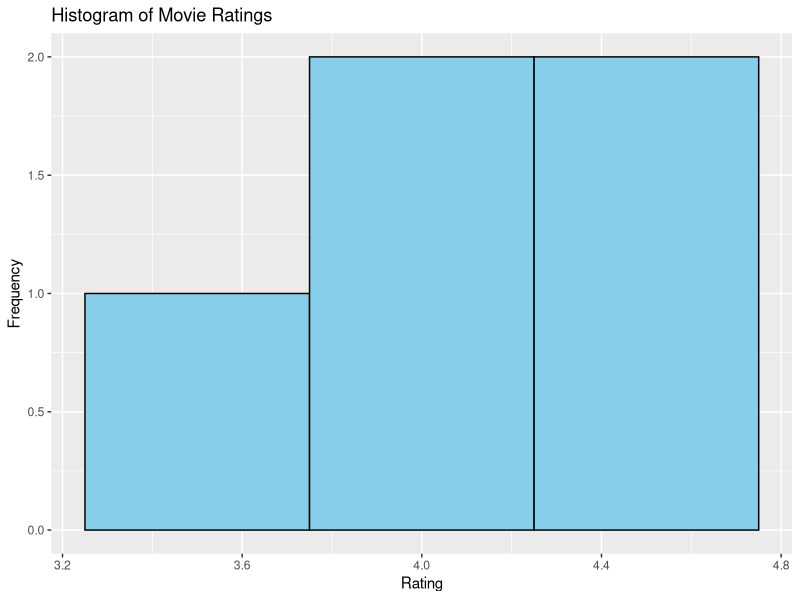
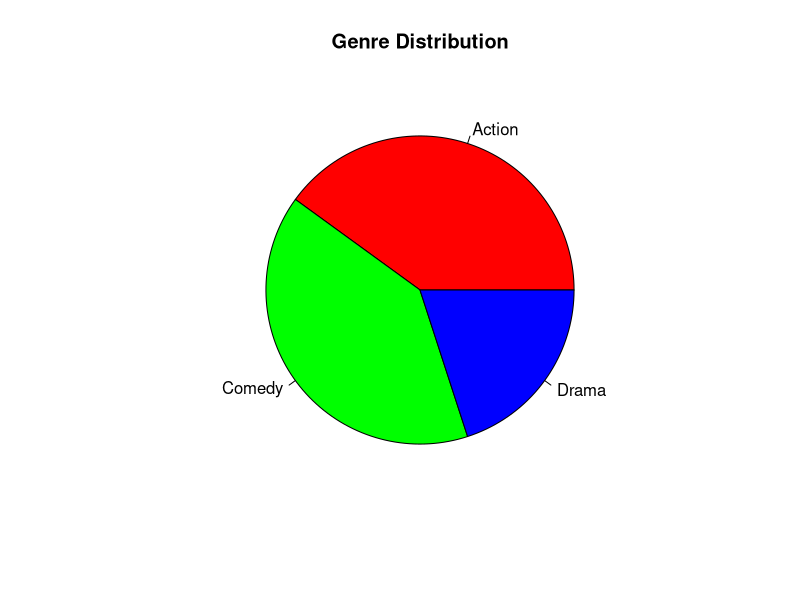
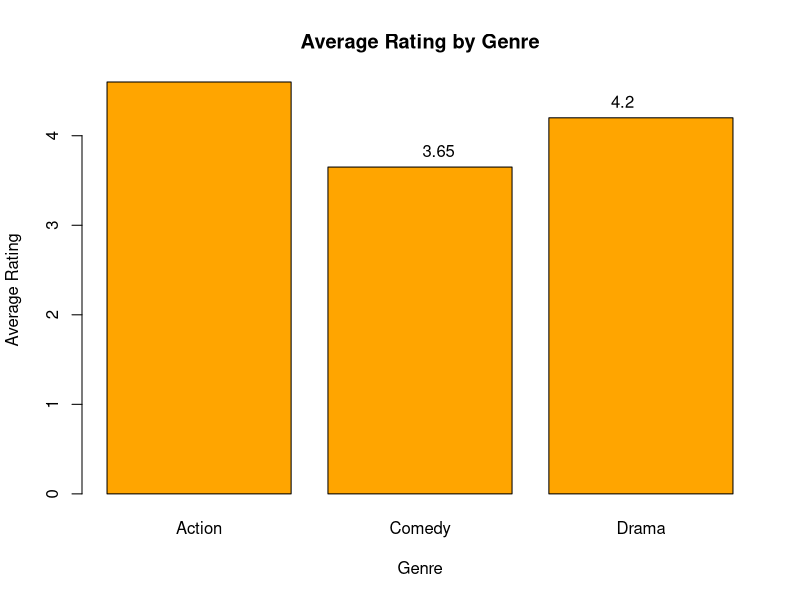
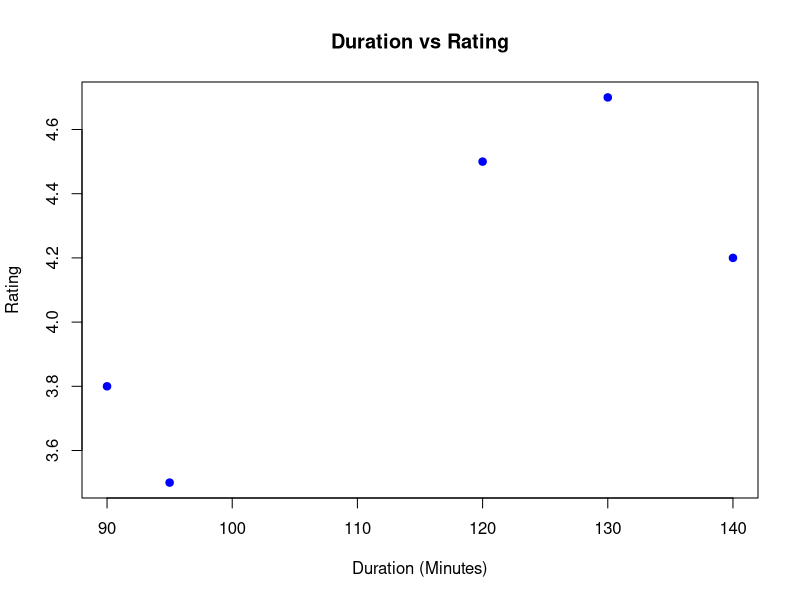

Source code (R) for these figures, in order:
library(ggplot2)

Movie_ID <- c(1,2,3,4,5)
Genre <- c("Action","Comedy","Drama","Action","Comedy")
Rating <- c(4.5,3.8,4.2,4.7,3.5)
Duration <- c(120,90,140,130,95)

data <- data.frame(Movie_ID,Genre,Rating,Duration)

ggplot(data,aes(x=Rating))+
  geom_histogram(binwidth=0.5,fill="skyblue",color="black")+
  labs(title="Histogram of Movie Ratings",
       x="Rating",
       y="Frequency")

genre_count <- table(data$Genre)

pie(genre_count,
    col=c("red","green","blue"),
    main="Genre Distribution")

avg_rating <- aggregate(Rating~Genre,data,mean)

barplot(avg_rating$Rating,
        names.arg=avg_rating$Genre,
        col="orange",
        xlab="Genre",
        ylab="Average Rating",
        main="Average Rating by Genre")

text(x=1:length(avg_rating$Genre),
     y=avg_rating$Rating,
     labels=round(avg_rating$Rating,2),
     pos=3)

plot(data$Duration,
     data$Rating,
     pch=19,
     col="blue",
     xlab="Duration (Minutes)",
     ylab="Rating",
     main="Duration vs Rating")
